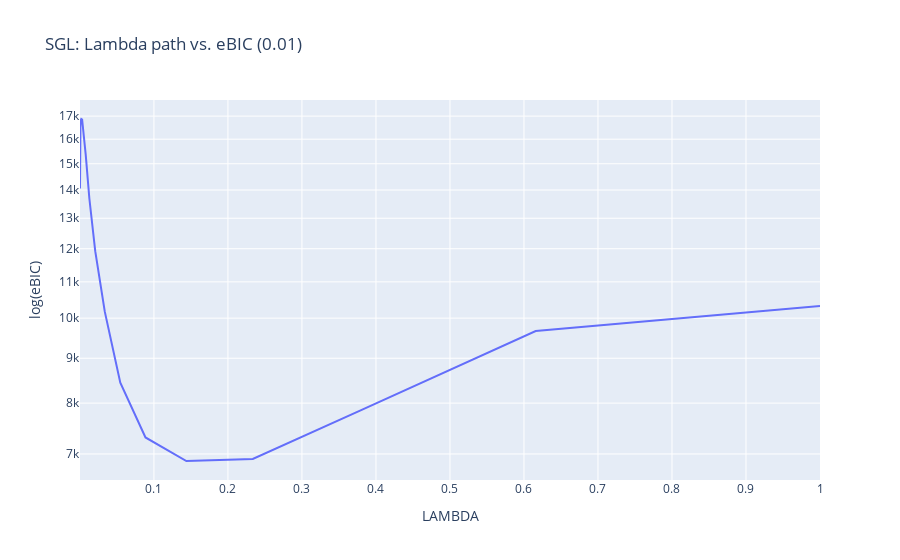

Notebook code for this chart:
### Code cell
x = P_SGL.modelselect_stats['BIC'][0.01]
y = P_SGL.modelselect_stats['LAMBDA']

trace = go.Scatter(x=y.flatten(), y=x.flatten(), mode='lines')
data = [trace]

layout = go.Layout(title='SGL: Lambda path vs. eBIC ({0})'.format(0.01), xaxis_title='LAMBDA', yaxis_title='log(eBIC)', yaxis_type='log')
fig = go.Figure(data=data, layout=layout)
fig.show()

### Figure 1 — Plotly figure (JSON) as saved in the notebook; plotly's stock layout.template omitted (floating-point values rounded to 4 significant figures)
{"data": [{"mode": "lines", "type": "scatter", "x": [1, 0.6158, 0.3793, 0.2336, 0.1438, 0.08859, 0.05456, 0.0336, 0.02069, 0.01274, 0.007848, 0.004833, 0.002976, 0.001833, 0.001129, 0.0006952, 0.0004281, 0.0002637, 0.0001624, 0.0001], "y": [10324, 9668.0, 7850.0, 6909.0, 6872.0, 7310.0, 8441.0, 10170.0, 11920.0, 13690.0, 15360.0, 16260.0, 16850.0, 16870.0, 16820.0, 16520.0, 15960.0, 15270.0, 14780.0, 14060.0]}], "layout": {"autosize": true, "title": {"text": "SGL: Lambda path vs. eBIC (0.01)"}, "xaxis": {"autorange": true, "range": [0.0001, 1], "title": {"text": "LAMBDA"}, "type": "linear"}, "yaxis": {"autorange": true, "range": [3.815, 4.249], "title": {"text": "log(eBIC)"}, "type": "log"}}}
